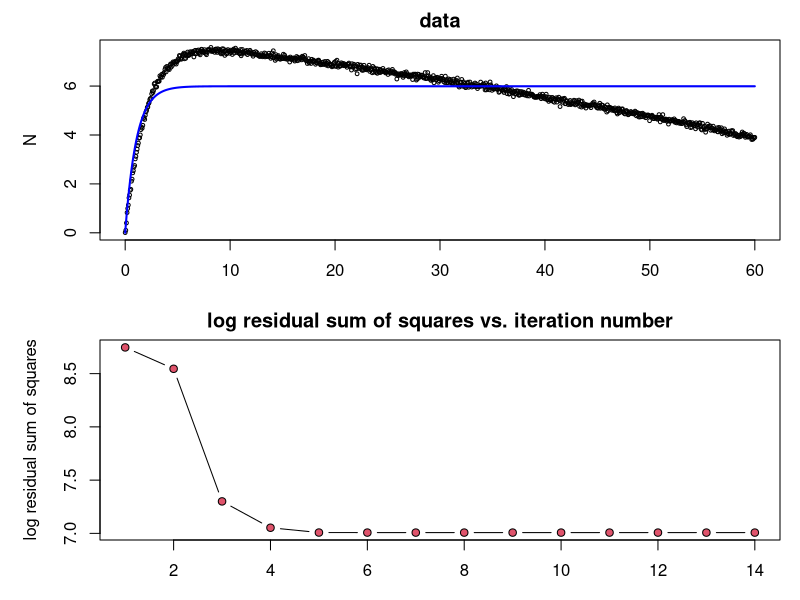

R code for this plot:
## Taken from example in the minpack guide
library(minpack.lm) #for non-linear least squares

#f <- function(TT, A, B, k1, k2){
#  expr <- expression(B + (A-B)*(1-exp(-1*k1*TT))+(A-B)*(1-exp(-1*k2*TT)))
#  eval(expr)
#}

#j <- function(TT, A, B, k1, k2){
#  expr <- expression(B + (A-B)*(1-exp(-1*k1*TT))+(A-B)*(1-exp(-1*k2*TT)))
#  c(eval(D(expr,"A")),eval(D(expr,"B")),eval(D(expr,"k1")),eval(D(expr,"k2")))
#}

fs <- function(TT, A, k1){
  expr <- expression(A*(1-exp(-1*k1*TT)))
  eval(expr)
}

js <- function(TT, A, k1){
  expr <- expression(A*(1-exp(-1*k1*TT)))
  c(eval(D(expr,"A")),eval(D(expr,"k1")))
}

f <- function(TT, A, B, k1, k2){
  expr <- expression(A*(1-exp(-1*k1*TT))+B*(1-exp(-1*k2*TT)))
  eval(expr)
}

j <- function(TT, A, B, k1, k2){
  expr <- expression(A*(1-exp(-1*k1*TT))+B*(1-exp(-1*k2*TT)))
  c(eval(D(expr,"A")),eval(D(expr,"B")),eval(D(expr,"k1")),eval(D(expr,"k2")))
}

fcn <- function(p,TT,N,fcall,jcall){
  (N-do.call("fcall", c(list(TT = TT), as.list(p))))
}

fcn.jac <- function(p,TT,N,fcall,jcall){
  -do.call("jcall", c(list(TT = TT), as.list(p)))
}

TT=seq(0,60,length.out=1000)

#initial input data
p <- c(A=8,B=5,k1=0.5,k2=-0.01)
Ndet <- do.call("f", c(list(TT = TT), as.list(p)))

N <- Ndet + rnorm(length(Ndet), sd=.01*max(Ndet))
par(mfrow=c(2,1), mar = c(3,5,2,1))
plot(TT, N, bg = "black", cex = 0.5, main="data")

guess <- c(A=8,k1=0.1)

out <- nls.lm(par = guess, fn = fcn, jac = fcn.jac,
              fcall = fs, jcall = js,
              TT = TT, N = N, control = nls.lm.control(nprint=1,maxiter=300))

N1 <- do.call("fs", c(list(TT = TT), out$par))
lines(TT, N1, col="blue", lwd=2)

plot(1:(out$niter+1), log(out$rsstrace), type="b",
     main="log residual sum of squares vs. iteration number",
     xlab="iteration", ylab="log residual sum of squares", pch=21,bg=2)
## get information regarding standard errors
summary(out)
